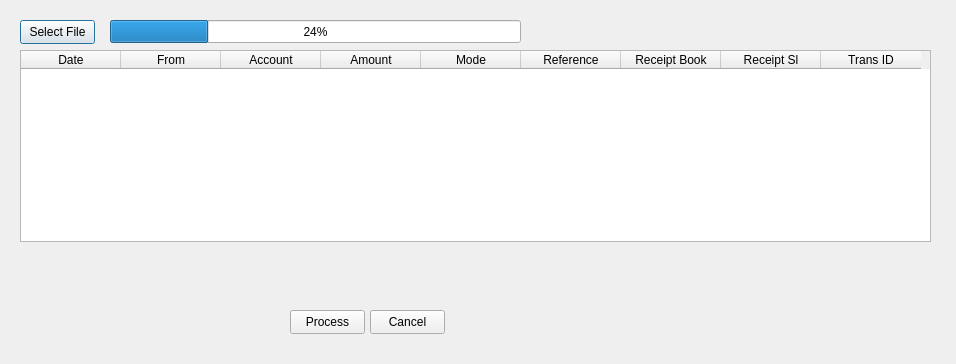
<?xml version="1.0" encoding="UTF-8"?>
<ui version="4.0">
 <class>CimportTransDlg</class>
 <widget class="QDialog" name="CimportTransDlg">
  <property name="geometry">
   <rect>
    <x>0</x>
    <y>0</y>
    <width>956</width>
    <height>364</height>
   </rect>
  </property>
  <property name="windowTitle">
   <string>Dialog</string>
  </property>
  <widget class="QPushButton" name="m_selectBtn">
   <property name="geometry">
    <rect>
     <x>20</x>
     <y>20</y>
     <width>75</width>
     <height>24</height>
    </rect>
   </property>
   <property name="text">
    <string>Select File</string>
   </property>
  </widget>
  <widget class="QPushButton" name="m_processBtn">
   <property name="geometry">
    <rect>
     <x>290</x>
     <y>310</y>
     <width>75</width>
     <height>24</height>
    </rect>
   </property>
   <property name="text">
    <string>Process</string>
   </property>
  </widget>
  <widget class="QPushButton" name="m_cancelBtn">
   <property name="geometry">
    <rect>
     <x>370</x>
     <y>310</y>
     <width>75</width>
     <height>24</height>
    </rect>
   </property>
   <property name="text">
    <string>Cancel</string>
   </property>
  </widget>
  <widget class="QTableWidget" name="m_table">
   <property name="geometry">
    <rect>
     <x>20</x>
     <y>50</y>
     <width>911</width>
     <height>192</height>
    </rect>
   </property>
   <column>
    <property name="text">
     <string>Date</string>
    </property>
   </column>
   <column>
    <property name="text">
     <string>From</string>
    </property>
   </column>
   <column>
    <property name="text">
     <string>Account</string>
    </property>
   </column>
   <column>
    <property name="text">
     <string>Amount</string>
    </property>
   </column>
   <column>
    <property name="text">
     <string>Mode</string>
    </property>
   </column>
   <column>
    <property name="text">
     <string>Reference</string>
    </property>
   </column>
   <column>
    <property name="text">
     <string>Receipt Book</string>
    </property>
   </column>
   <column>
    <property name="text">
     <string>Receipt Sl</string>
    </property>
   </column>
   <column>
    <property name="text">
     <string>Trans ID</string>
    </property>
   </column>
  </widget>
  <widget class="QProgressBar" name="m_progressBar">
   <property name="geometry">
    <rect>
     <x>110</x>
     <y>20</y>
     <width>411</width>
     <height>23</height>
    </rect>
   </property>
   <property name="value">
    <number>24</number>
   </property>
  </widget>
 </widget>
 <resources/>
 <connections/>
</ui>
